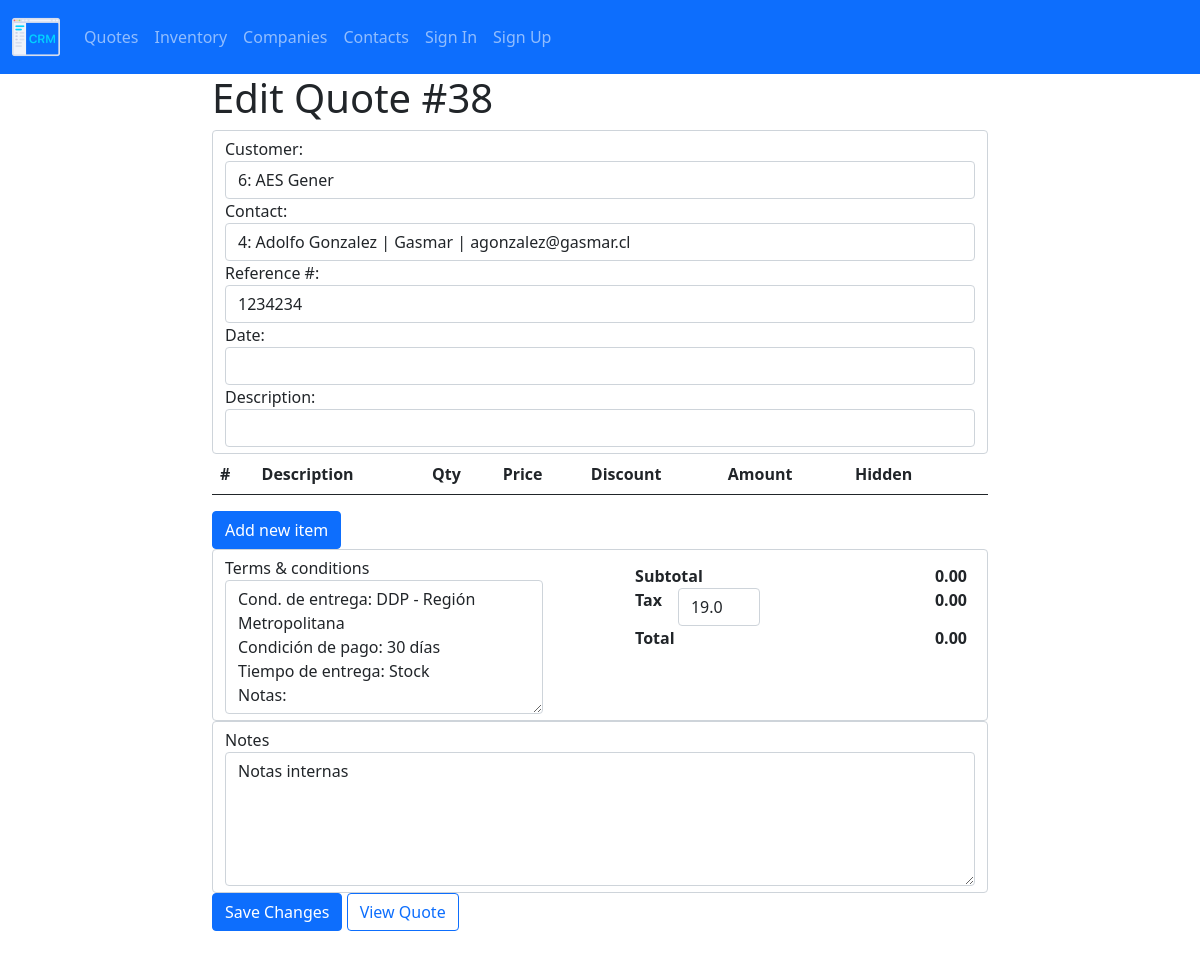
Page /quote/edit-quote/38 on the committed database.
### quote/models.py (models this page shows, shortened)
class Quote(models.Model):
    creator = models.ForeignKey(User, on_delete=PROTECT, related_name="quote_creator")
    reference = models.CharField(max_length=50, blank=True, null=True)
    description = models.CharField(max_length=50, blank=True, null=True)
    creation_date = models.DateTimeField(auto_now_add=True)
    edit_date = models.DateTimeField(auto_now=True)
    products = models.ManyToManyField("Product", blank=True)
    company = models.ForeignKey(
        Company, on_delete=PROTECT, related_name="company_quoted"
    )
    contact = models.ForeignKey(
        Contact, on_delete=PROTECT, related_name="contact_quoted", blank=True, null=True
    )
    terms = models.TextField(blank=True, null=True)
    tax = models.FloatField(blank=True, null=True)
    internal_note = models.TextField(blank=True, null=True)

class Company(models.Model):
    name = models.CharField(max_length=20, unique=True)
    legal_id = models.CharField(max_length=10, null=True, unique=True)
    email = models.EmailField(blank=True, null=True)
    phone = models.CharField(max_length=12, null=True)
    mobile = models.CharField(max_length=12, null=True)
    category = models.ForeignKey(
        Category, on_delete=PROTECT, related_name="company_category"
    )
    address = models.CharField(max_length=100, null=True)
    city = models.CharField(max_length=50, null=True)
    state = models.CharField(max_length=50, null=True)
    country = models.CharField(max_length=50, null=True)
    creator = models.ForeignKey(User, on_delete=PROTECT, related_name="company_creator")
    editor = models.ForeignKey(User, on_delete=PROTECT, related_name="company_editor")
    creation_date = models.DateTimeField(auto_now_add=True)
    edit_date = models.DateTimeField(auto_now=True)
    class Meta:
        verbose_name_plural = "Companies"

class Contact(models.Model):
    first_name = models.CharField(max_length=20)
    middle_name = models.CharField(max_length=20, null=True)
    last_name = models.CharField(max_length=20, null=True)
    company = models.ForeignKey(
        Company, on_delete=PROTECT, related_name="company_contact"
    )
    email = models.EmailField(blank=True, null=True)
    phone = models.CharField(max_length=12, null=True)
    mobile = models.CharField(max_length=12, null=True)
    position = models.CharField(max_length=50, blank=True, null=True)
    creator = models.ForeignKey(User, on_delete=PROTECT, related_name="contact_creator")
    creation_date = models.DateTimeField(auto_now_add=True)
    edit_date = models.DateTimeField(auto_now=True)

### quote/views.py (the view, shortened to what this page needs)
# urls.py: path("edit-quote/<int:quote_id>", views.edit_quote, name="edit-quote"),
def edit_quote(request, quote_id):
    if request.method == "GET":
        data = form_options()
        quote = Quote.objects.get(pk=quote_id)
        products = QuotedProduct.objects.filter(quote=quote)
        return render(
            request,
            "quote/edit-quote.html",
            {
                "company_options": data["company_options"],
                "contact_options": data["contact_options"],
                "product_options": data["product_options"],
                "quote": quote,
                "products": products,
            },
        )

### quote/utils.py (called while the page is built)
def form_options():
    company_options = []
    companies = Company.objects.all()
    for company in companies:
        company_options.append({"id": company.id, "info": company.name})
    contact_options = []
    contacts = Contact.objects.all()
    for contact in contacts:
        contact_options.append(
            {
                "id": contact.id,
                "info": f"{contact.first_name} {contact.last_name} | {contact.company.name} | {contact.email}",
            }
        )
    product_options = []
    products_list = Product.objects.all()
    for product in products_list:
        product_options.append(
            {"id": product.id, "info": f"{product.pn}: {product.title}"}
        )
    return {
        "company_options": company_options,
        "contact_options": contact_options,
        "product_options": product_options,
    }

### quote/templates/quote/edit-quote.html (shortened to what this page needs)
{% extends 'quote/layout.html' %}
{% block body %}
<div class="container internal-body">
    <h1>Edit Quote #{{ quote.pk }}</h1>
    <form id="new-quote-form" action="{% url 'edit-quote' quote_id=quote.pk %}" method="post">{% csrf_token %}
        <div id="general-info" class="form-control">
            <div id="generalInfo-flex">
                <div id="general-left">
                    <div class="form-group">
                        <label class="form-label" for="companyOptions">Customer:</label>
                        <input class="form-control" name="company" list="companyOptions" placeholder="Type customer" value="{{quote.company.pk}}: {{ quote.company.name }}" required >
                    </div>
                    <div class="form-group">
                        <label class="form-label" for="contactOptions">Contact:</label>
                        <input class="form-control" name="contact" list="contactOptions" placeholder="Type contact" value="{{quote.contact.pk}}: {{quote.contact.first_name}} {{quote.contact.last_name}} | {{quote.contact.company.name}} | {{quote.contact.email}}">
                    </div>
                </div>
                <div id="general-right">
                    <div class="form-group">
                        <label for="reference">Reference #:</label>
                        <input type="text" class="form-control" name="reference" id="reference" placeholder="" value="{{ quote.reference }}">
                    </div>
                    <div class="form-group">
                        <label for="reference">Date:</label>
                        <input data-provide="datepicker" class="form-control datepicker" name="date" required>
                    </div>
                </div>
            </div>
            <div class="form-group">
                <label for="description">Description:</label>
                <input type="text" class="form-control" name="description" id="description" placeholder="" value="{{ quote.short_description }}">
            </div>
        </div>
        <div class="table-responsive product-info">
            <table class="table" id="form-table">
                <thead>
                    <tr>
                        <th scope="col">#</th>
                        <th scope="col">Description</th>
                        <th scope="col">Qty</th>
                        <th scope="col">Price</th>
                        <th scope="col">Discount</th>
                        <th scope="col">Amount</th>
                        <th scope="col">Hidden</th>
                        <th scope="col"></th>
                    </tr>
                </thead>
            </table>
        </div>
            <div>
                <button type="button" class="btn btn-primary" id="new-item">Add new item</buttont>
            </div>
        <div class="form-control" id="termsAndTotals">
            <div class="terms">
                <label for="terms" class="form-label">Terms & conditions</label>
                <textarea class="form-control "name="terms" id="terms" cols="30" rows="5">{{ quote.terms }}</textarea>
            </div>
            <div class="totals">
                <div class="total-row" id="subtotal-row">
                    <div class="total-label">
                        Subtotal
                    </div>
                    <div class="total-amount" id="subtotal-amount">
                        0.00
                    </div>
                </div>
                <div class="total-row" id="tax-row">
                    <div class="total-label">
                        Tax
                    </div>
                    <div class="form-group">
                        <input type="number" class="form-control tax"  name="tax" id="tax-input" placeholder="%" max="99.99" step="0.01" value={{ quote.tax }}>
                    </div>
                    <div class="total-amount" id="tax-amount">
                        0.00
                    </div>
                </div>
                <div class="total-row" id="total-row">
                    <div class="total-label">
                        Total
                    </div>
                    <div class="total-amount" id="total-amount">
                        0.00
                    </div>
                </div>
            </div>
        </div>
        <div class="form-control" id="notes">
            <div class="notes">
                <label for="internal-notes" class="form-label">Notes</label>
                <textarea class="form-control "name="internal-notes" id="internal-notes" cols="30" rows="5" placeholder="Notes for your personal user, they are not going to appear in quote">{{ quote.internal_note }}</textarea>
            </div>
        </div>
        <button type="submit" class="btn btn-primary">Save Changes</button>
        <a role="button" href="{% url 'view-quote' quote_id=quote.pk %}" class="btn btn-outline-primary">View Quote</a>
    </form>
</div>
{% endblock body %}

### quote/static/quote/css/main.css (style rules this page uses)
* { box-sizing: border-box; }
body { margin-bottom: 2rem; }
.internal-body { max-width: 50rem; }
.form-label { margin-bottom: 0; }
#termsAndTotals { display: flex; justify-content: space-between; }
.totals { padding: 0.5rem; }
.total-row { font-weight: bold; display: flex; justify-content:space-between; }
.tax { width: 30%; margin-left: 1rem; }

### rows in the picture
Quote: pk "38", company "6: AES Gener", contact "4: Adolfo Gonzalez | Gasmar | agonzalez@gasmar.cl", reference "1234234", terms "Cond. de entrega: DDP - Región Metropolitana Condición de pago: 30 días Tiempo de entrega: Stock Notas:", tax "19.0", internal-notes "Notas internas"
